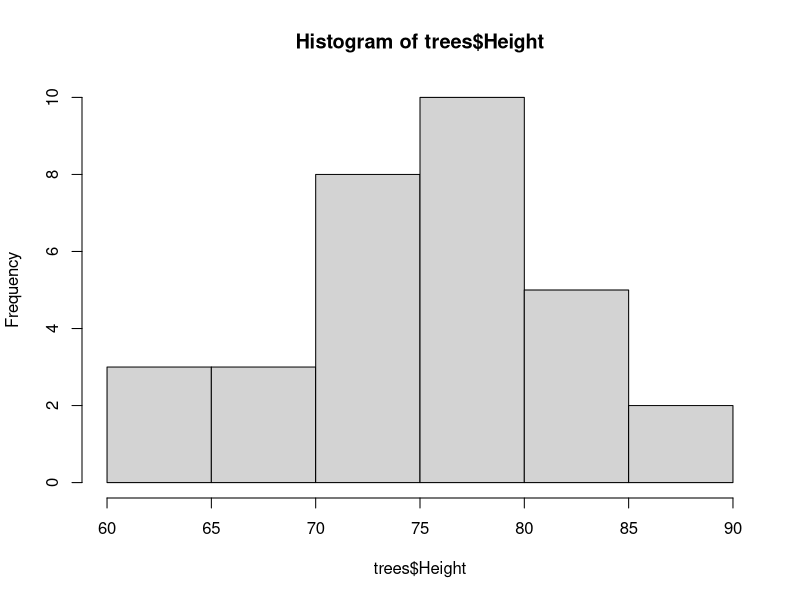
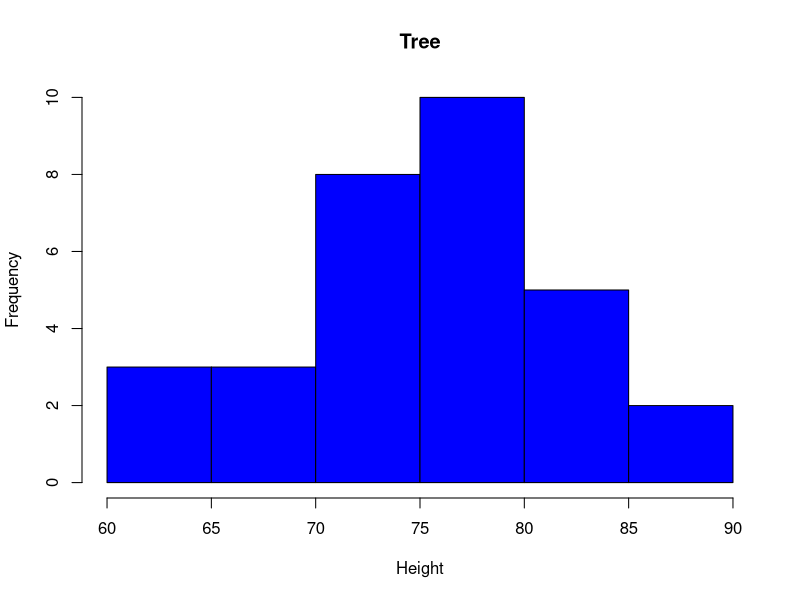
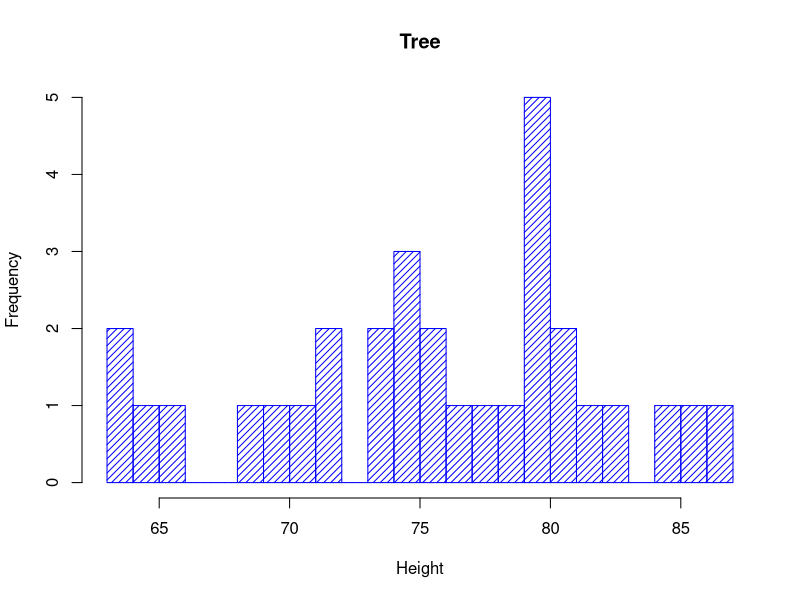
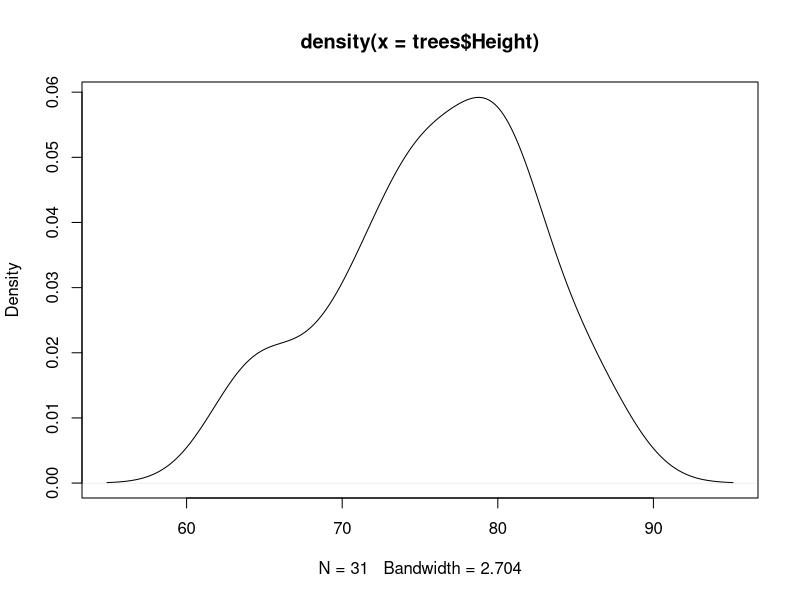
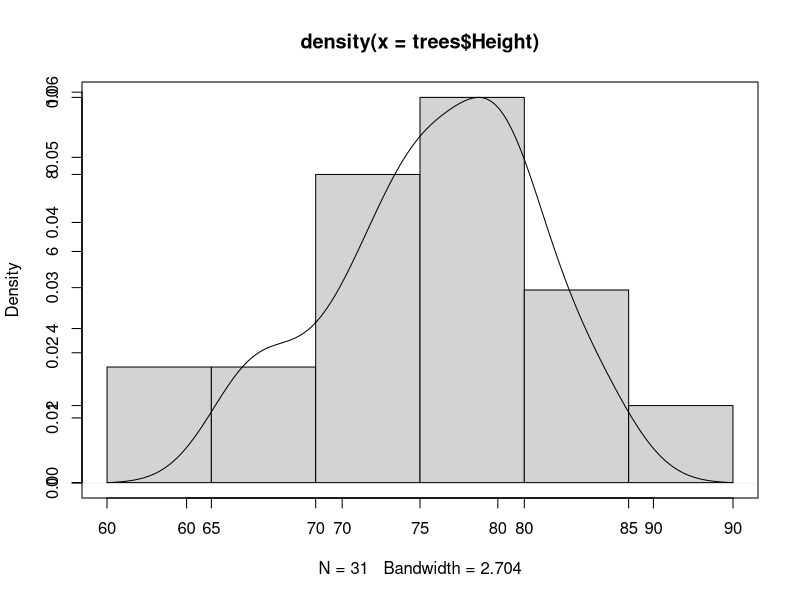
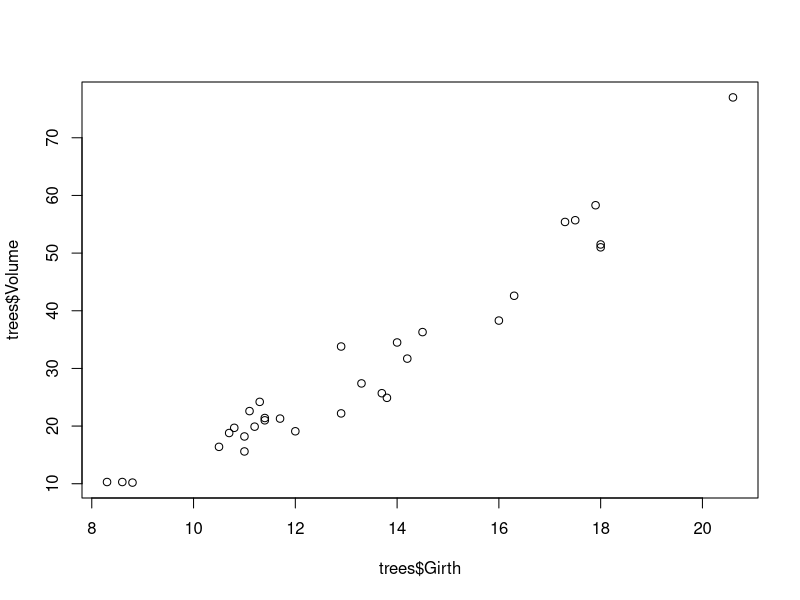
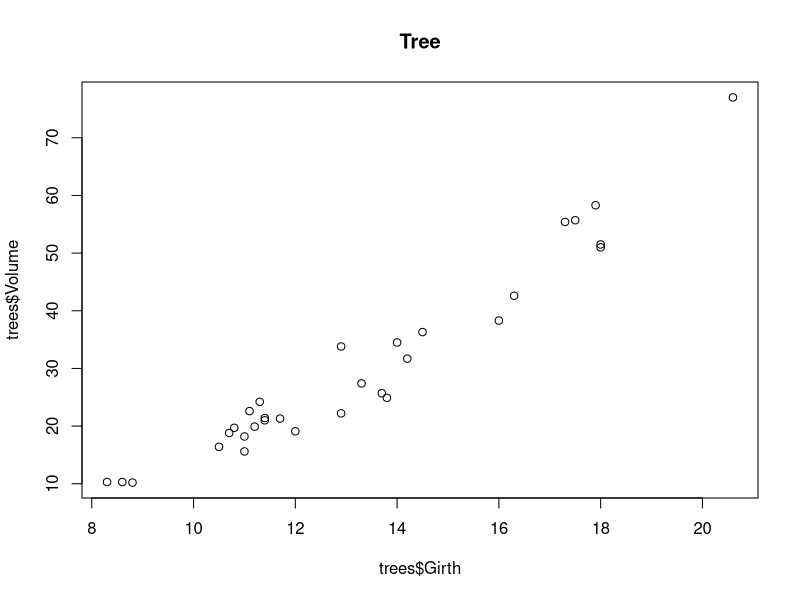
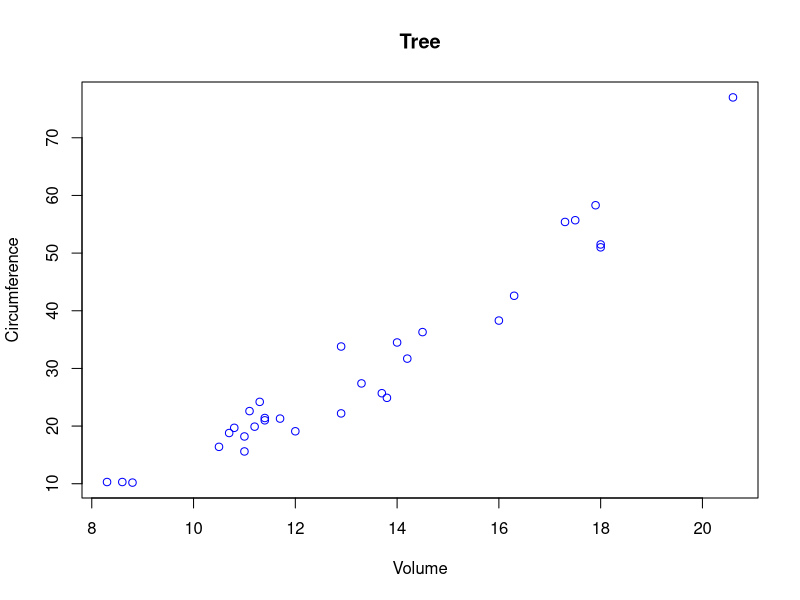

Recreate these plots in R, in order.
## ---- chunk 1
trees
hist( trees$Height)
hist( trees$Height,  main="Tree", ylab="Frequency",xlab="Height", col="blue")
hist( trees$Height,  main="Tree", ylab="Frequency",xlab="Height", col="blue",
      density=20, breaks=20    )
## ---- chunk 2
density = density(trees$Height)
plot(density)
## ---- chunk 3
#Execute with ctrl+shift+enter
hist(trees$Height, main=NULL, xlab=NULL, ylab = NULL)
par(new=TRUE)
plot(density)
## ---- chunk 4
plot(trees$Girth, trees$Volume)
plot(trees$Girth, trees$Volume, main="Tree")
plot(trees$Girth, trees$Volume, ylab="Circumference", xlab="Volume", col="blue", main="Tree")
#pch change graphic elements
plot(trees$Girth, trees$Volume, ylab="Circumference", xlab="Volume", col="blue", main="Tree", pch=20)
## ---- chunk 5
plot(trees$Girth, trees$Volume, ylab="Circumference", xlab="Volume", col="blue", main="Tree", pch=20, type="l")
## ---- chunk 6
plot(jitter(trees$Girth), trees$Volume, ylab="Circumference", xlab="Volume", col="blue", main="Tree")
## ---- chunk 7
plot(CO2$conc, CO2$uptake,pch=20, col= CO2$Treatment)
#"bottom", "bottomleft", "left", "topleft", "top", "topright", "right" and "center"
legend("bottomright",legend=c("nonchilled","chilled"),cex=1, fill=c("black","red")) 
## ---- chunk 8
plot(trees)
## ---- chunk 9
#Executar com crtl+shift+enter
split.screen(figs=c(2,2))
screen(1)
plot(trees$Girth, trees$Volume)
screen(2)
plot(trees$Girth, trees$Height)
screen(3)
plot(trees$Height, trees$Volume)
screen(4)
hist(trees$Volume)
close.screen(all=TRUE)
